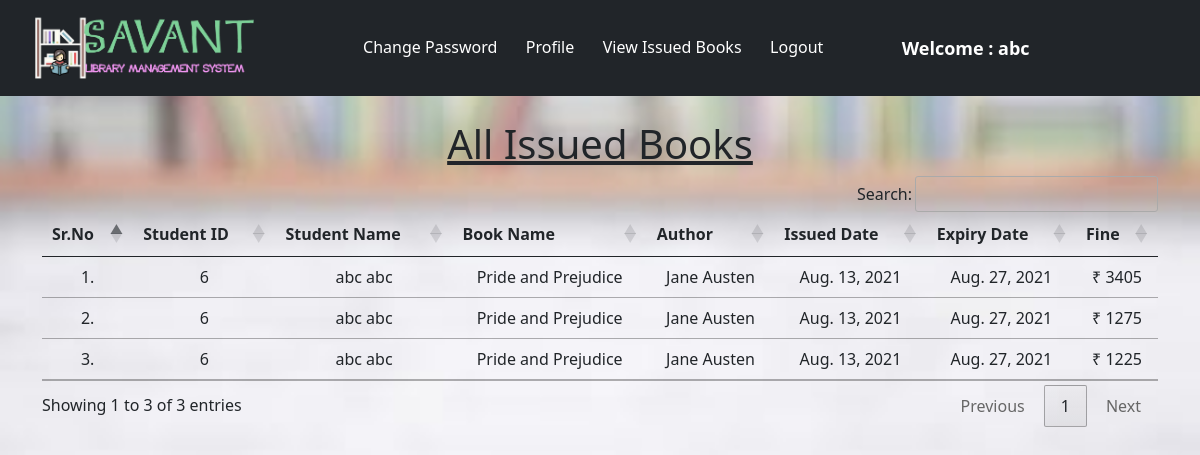
Page /student_issued_books/ (signed in) on the committed database.
### library/models.py (models this page shows, shortened)
class Book(models.Model):
    name = models.CharField(max_length=200)
    author = models.CharField(max_length=200)
    isbn = models.PositiveIntegerField()
    category = models.CharField(max_length=50)

class IssuedBook(models.Model):
    student_id = models.CharField(max_length=100, blank=True)
    isbn = models.CharField(max_length=13)
    issued_date = models.DateField(auto_now=True)
    expiry_date = models.DateField(default=expiry)

### library/views.py (the view)
# urls.py: path("student_issued_books/", views.student_issued_books, name="student_issued_books"),
@login_required(login_url = '/student_login')
def student_issued_books(request):
    student = Student.objects.filter(user_id=request.user.id)
    issuedBooks = IssuedBook.objects.filter(student_id=student[0].user_id)
    li1 = []
    fine=0
    for i in issuedBooks:
        books = Book.objects.filter(isbn=i.isbn)
        for book in books:
            t1=(request.user.id, request.user.get_full_name, book.name,book.author,issuedBooks[0].issued_date, issuedBooks[0].expiry_date, fine)
            li1.append(t1)
        days=(date.today()-i.issued_date)
        d=days.days
        if d>15:
            day=d-14
            fine=day*5
    return render(request,'student_issued_books.html',{'li1':li1, 'li1':li1})

### library/templates/student_issued_books.html (shortened to what this page needs)
{% extends 'student_navbar.html' %}
{% load static %}
{% block body %}
<div class="container mt-4">
    <h1 class="text-center"><u>All Issued Books</u></h1>
    <table class="table table-hover" id="example">
        <thead>
            <tr class="text-center">
                <th>Sr.No</th>
                <th>Student ID</th>
                <th>Student Name</th>
                <th>Book Name</th>
                <th>Author</th>
                <th>Issued Date</th>
                <th>Expiry Date</th>
                <th>Fine</th>
            </tr>
        </thead>
        <tbody>
            {% for i in li1 %}
            <tr class="text-center">
                <td>{{forloop.counter}}.</td>
                <td>{{i.0}}</td>
                <td>{{i.1}}</td>
                <td>{{i.2}}</td>
                <td>{{i.3}}</td>
                <td>{{i.4}}</td>
                <td>{{i.5}}</td>
                <td>₹ {{i.6}}</td>
            </tr>
            {% endfor %}
        </tbody>
    </table>
    </div>
{% endblock %}

### library/templates/student_navbar.html (shortened to what this page needs)
<!doctype html>
<html lang="en">
  <head>
    <link href="https://cdn.jsdelivr.net/npm/bootstrap@5.1.0/dist/css/bootstrap.min.css" rel="stylesheet">
    <link rel="stylesheet" href="https://cdn.datatables.net/1.10.25/css/jquery.dataTables.min.css">
    <link rel="stylesheet" href="https://cdn.datatables.net/buttons/1.7.1/css/buttons.dataTables.min.css">
  </head>
  {% load static %}
  <body>
    <nav class="navbar navbar-expand-lg navbar-dark bg-dark sticky-top">
        <div class="container-fluid">
          <a class="navbar-brand" href="#"><img src="{% static 'logo_lib.png' %}" height="70"></a>
          <div class="collapse navbar-collapse" id="navbarSupportedContent">
            <ul class="navbar-nav me-auto mb-2 mb-lg-0">
              <li class="nav-item">
                <a class="nav-link active" aria-current="page" href="/change_password/">Change Password</a>
              </li>
              <li class="nav-item">
                <a class="nav-link active" aria-current="page" href="/profile/">Profile</a>
              </li>
              <li class="nav-item">
                <a class="nav-link active" aria-current="page" href="/student_issued_books/">View Issued Books</a>
              </li>
              <li class="nav-item">
                <a class="nav-link active" aria-current="page" href="/logout/">Logout</a>
              </li>
              <li class="nav-item">
                <a style="font-weight:600; font-family:'Segoe UI', Tahoma, Geneva, Verdana, sans-serif; font-size: large;" class="nav-link active" href="#">Welcome : {{request.user}}</a>
              </li>
            </ul>
          </div>
        </div>
      </nav>
      {% block body %}
      {% endblock %}
  </body>
</html>

### rows in the picture
Book: name "Pride and Prejudice" "Pride and Prejudice" "Pride and Prejudice", author "Jane Austen" "Jane Austen" "Jane Austen"
IssuedBook: issued_date "Aug. 13, 2021" "Aug. 13, 2021" "Aug. 13, 2021", expiry_date "Aug. 27, 2021" "Aug. 27, 2021" "Aug. 27, 2021"

### other values in the picture
{{ request.user }} "abc"
{{ i.0 }} "6" "6" "6"
{{ i.1 }} "abc abc" "abc abc" "abc abc"
{{ i.6 }} "3405" "1275" "1225"
